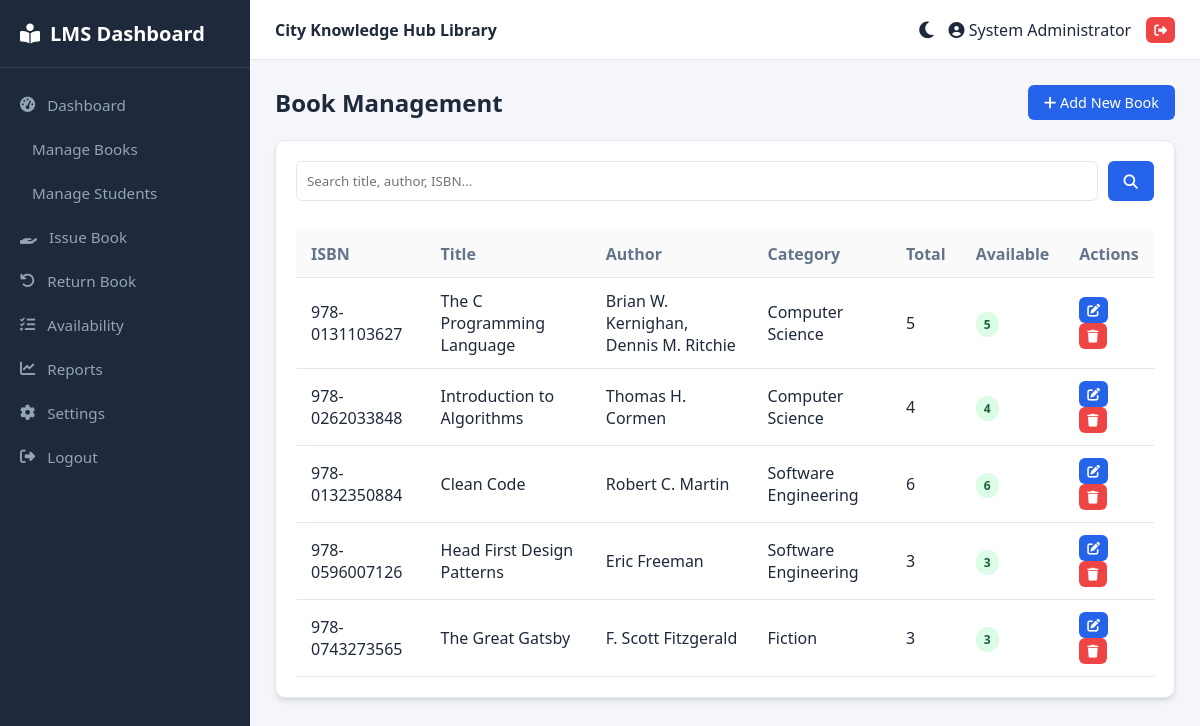
The app's page /books/index.php (signed in) with its own data.
### tables this page shows
CREATE TABLE IF NOT EXISTS `settings` (
  `id` INT PRIMARY KEY DEFAULT 1,
  `library_name` VARCHAR(150) NOT NULL DEFAULT 'Central Library Management',
  `borrowing_period` INT NOT NULL DEFAULT 14,
  `max_books_per_student` INT NOT NULL DEFAULT 3,
  `fine_per_day` DECIMAL(8,2) NOT NULL DEFAULT 2.00
);

CREATE TABLE IF NOT EXISTS `books` (
  `id` INT AUTO_INCREMENT PRIMARY KEY,
  `isbn` VARCHAR(20) NOT NULL UNIQUE,
  `title` VARCHAR(255) NOT NULL,
  `author` VARCHAR(150) NOT NULL,
  `category` VARCHAR(100) NOT NULL,
  `publisher` VARCHAR(150) NOT NULL,
  `publication_year` INT NOT NULL,
  `total_quantity` INT NOT NULL DEFAULT 1,
  `created_at` TIMESTAMP DEFAULT CURRENT_TIMESTAMP
);

### includes/functions.php (called while the page is built)
<?php
function sanitize($data) {
    return htmlspecialchars(trim($data), ENT_QUOTES, 'UTF-8');
}
function get_settings($pdo) {
    $stmt = $pdo->query("SELECT * FROM settings WHERE id = 1");
    return $stmt->fetch() ?: [
        'library_name' => 'Library System',
        'borrowing_period' => 14,
        'max_books_per_student' => 3,
        'fine_per_day' => 1.50
    ];
}
?>

### books/index.php (the view, shortened to what this page needs)
<?php
include '../includes/header.php';
$search = sanitize($_GET['search'] ?? '');
$query = "SELECT b.*, (b.total_quantity - COALESCE(issued.cnt, 0)) as available_quantity
          FROM books b
          LEFT JOIN (SELECT book_id, COUNT(*) as cnt FROM borrow_records WHERE status = 'issued' GROUP BY book_id) issued
          ON b.id = issued.book_id
          WHERE 1=1";
$params = [];
$stmt = $pdo->prepare($query);
$stmt->execute($params);
$books = $stmt->fetchAll();
?>
<div style="display: flex; justify-content: space-between; align-items: center; margin-bottom: 20px;">
    <h2>Book Management</h2>
    <a href="add.php" class="btn btn-primary"><i class="fas fa-plus"></i> Add New Book</a>
</div>
<div class="card">
    <form method="GET" style="display: flex; gap: 10px; margin-bottom: 20px;">
        <input type="text" name="search" class="form-control" placeholder="Search title, author, ISBN..." value="<?= $search ?>">
        <button type="submit" class="btn btn-primary"><i class="fas fa-search"></i></button>
    </form>
    <div class="table-responsive">
        <table>
            <thead>
                <tr>
                    <th>ISBN</th>
                    <th>Title</th>
                    <th>Author</th>
                    <th>Category</th>
                    <th>Total</th>
                    <th>Available</th>
                    <th>Actions</th>
                </tr>
            </thead>
            <tbody>
                <?php foreach ($books as $b): ?>
                <tr>
                    <td><?= sanitize($b['isbn']) ?></td>
                    <td><?= sanitize($b['title']) ?></td>
                    <td><?= sanitize($b['author']) ?></td>
                    <td><?= sanitize($b['category']) ?></td>
                    <td><?= $b['total_quantity'] ?></td>
                    <td><span class="badge <?= $b['available_quantity'] > 0 ? 'badge-success' : 'badge-danger' ?>"><?= $b['available_quantity'] ?></span></td>
                    <td>
                        <a href="edit.php?id=<?= $b['id'] ?>" class="btn btn-primary btn-sm"><i class="fas fa-edit"></i></a>
                        <a href="delete.php?id=<?= $b['id'] ?>" class="btn btn-danger btn-sm" onclick="return confirm('Are you sure?')"><i class="fas fa-trash"></i></a>
                    </td>
                </tr>
                <?php endforeach; ?>
            </tbody>
        </table>
    </div>
</div>
<?php include '../includes/footer.php'; ?>

### includes/header.php (shortened to what this page needs)
<?php
require_once __DIR__ . '/db.php';
require_once __DIR__ . '/functions.php';
$settings = get_settings($pdo);
?>
<!DOCTYPE html>
<html lang="en">
<head>
    <link rel="stylesheet" href="/library_management/assets/css/style.css">
    <link rel="stylesheet" href="https://cdnjs.cloudflare.com/ajax/libs/font-awesome/6.4.0/css/all.min.css">
</head>
<body>
    <?php include __DIR__ . '/sidebar.php'; ?>
    <div class="main-wrapper">
        <header class="top-nav">
            <div><strong><?= sanitize($settings['library_name']) ?></strong></div>
            <div class="user-info">
                <button class="theme-toggle" id="theme-toggle-btn" title="Toggle Light/Dark Mode">
                    <i class="fas fa-moon" id="theme-icon"></i>
                </button>
                <span><i class="fas fa-user-circle"></i> <?= sanitize($_SESSION['admin_name'] ?? 'Admin') ?></span>
                <a href="/library_management/logout.php" class="btn btn-danger btn-sm"><i class="fas fa-sign-out-alt"></i></a>
            </div>
        </header>
        <div class="content-area">

### assets/css/style.css (style rules this page uses)
:root { --bg-primary: #f4f6f9; --bg-surface: #ffffff; --bg-sidebar: #1e293b; --text-primary: #1e293b; --text-secondary: #64748b; --text-sidebar: #94a3b8; --text-sidebar-active: #ffffff; --accent-color: #2563eb; --accent-hover: #1d4ed8; --card-bg: #ffffff; --border-color: #e2e8f0; --table-hover: #f8fafc; --shadow: 0 4px 6px -1px rgba(0, 0, 0, 0.1), 0 2px 4px -1px rgba(0, 0, 0, 0.06); }
* { box-sizing: border-box; margin: 0; padding: 0; font-family: 'Segoe UI', Tahoma, Geneva, Verdana, sans-serif; transition: background-color 0.2s, color 0.2s; }
body { background-color: var(--bg-primary); color: var(--text-primary); display: flex; min-height: 100vh; }
.main-wrapper { margin-left: 250px; flex-grow: 1; display: flex; flex-direction: column; min-width: 0; }
.top-nav { height: 60px; background-color: var(--bg-surface); border-bottom: 1px solid var(--border-color); display: flex; align-items: center; justify-content: space-between; padding: 0 25px; position: sticky; top: 0; z-index: 90; }
.top-nav .user-info { display: flex; align-items: center; gap: 15px; }
.theme-toggle { background: none; border: none; cursor: pointer; font-size: 1.2rem; color: var(--text-primary); }
.content-area { padding: 25px; flex-grow: 1; }
.card { background-color: var(--card-bg); border-radius: 10px; padding: 20px; box-shadow: var(--shadow); border: 1px solid var(--border-color); margin-bottom: 25px; }
.table-responsive { width: 100%; overflow-x: auto; }
table { width: 100%; border-collapse: collapse; margin-top: 10px; }
th, td { padding: 12px 15px; text-align: left; border-bottom: 1px solid var(--border-color); }
th { background-color: rgba(0, 0, 0, 0.02); color: var(--text-secondary); font-weight: 600; }
.btn { display: inline-block; padding: 8px 16px; border-radius: 6px; border: none; cursor: pointer; text-decoration: none; font-size: 0.9rem; font-weight: 500; }
.btn-primary { background-color: var(--accent-color); color: #fff; }
.btn-danger { background-color: #ef4444; color: #fff; }
.btn-sm { padding: 4px 8px; font-size: 0.8rem; }
.form-control { width: 100%; padding: 10px; border: 1px solid var(--border-color); border-radius: 6px; background-color: var(--bg-surface); color: var(--text-primary); }
.badge { padding: 4px 8px; border-radius: 12px; font-size: 0.75rem; font-weight: 600; }
.badge-success { background: #dcfce7; color: #166534; }

### records on screen
settings: library_name "City Knowledge Hub Library"
books: isbn "978-0131103627", title "The C Programming Language", author "Brian W. Kernighan, Dennis M. Ritchie", category "Computer Science", total_quantity "5", available_quantity "5"
books: isbn "978-0262033848", title "Introduction to Algorithms", author "Thomas H. Cormen", category "Computer Science", total_quantity "4", available_quantity "4"
books: isbn "978-0132350884", title "Clean Code", author "Robert C. Martin", category "Software Engineering", total_quantity "6", available_quantity "6"
books: isbn "978-0596007126", title "Head First Design Patterns", author "Eric Freeman", category "Software Engineering", total_quantity "3", available_quantity "3"
books: isbn "978-0743273565", title "The Great Gatsby", author "F. Scott Fitzgerald", category "Fiction", total_quantity "3", available_quantity "3"

### other values on screen
$_SESSION['admin_name'] "System Administrator"
